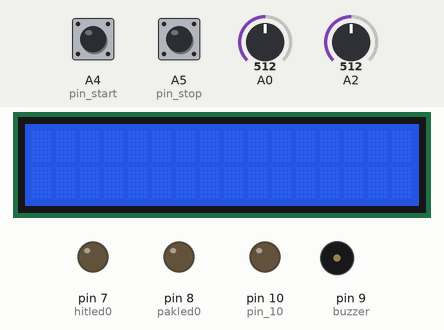
Simulated run of this sketch. Board: Arduino Uno, built with avr-gcc and run on an emulated ATmega328P. Parts: 16×2 character LCD, output pins drawn as LEDs (lit = HIGH), buzzer (waves = sounding). Dashed ring = blinking. Inputs (shaded band) come from the test bench; at power-on: A4 (pin_start) HIGH, A5 (pin_stop) HIGH, A0 = 512, A2 = 512. What the sketch prints to the serial monitor is not drawn.

Above: at 1.2 s.
1.3 s: A4 (pin_start) pulled LOW for 0.15 s
At 2.3 s:
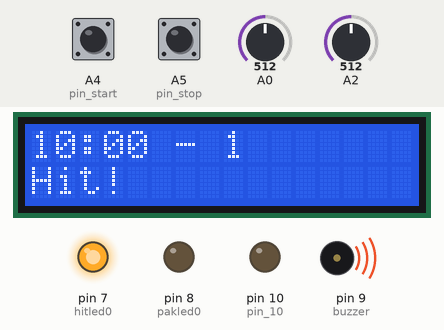
4.4 s: A5 (pin_stop) pulled LOW for 3.2 s
At 4.9 s:
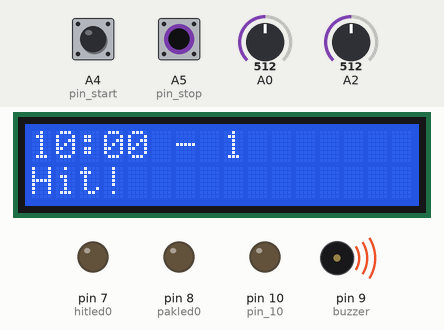
10.6 s: A4 (pin_start) pulled LOW for 1 s
At 11.5 s:
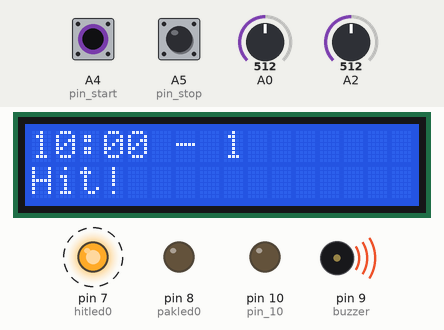
14.6 s: A4 (pin_start) driven LOW and A5 (pin_stop) driven LOW
At 16.6 s:
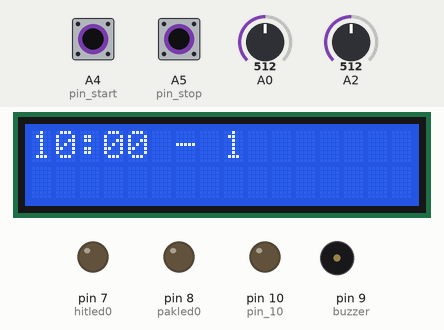
Timing chart, 0 to 18.1 s (numbered marks = the images above; inputs shaded):
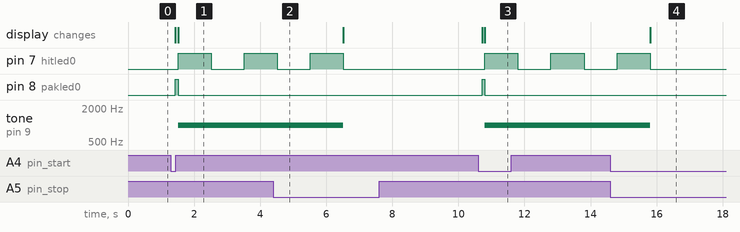

The sketch:

laserquest.ino
```cpp
/* File: laserquest
 *  Date : 09-Feb-2019
 *  Author : timt1961
 * Purpose: Test code
 *
  */
#include <LiquidCrystal.h>

int led= 13;
// Set the interface pins
const int rs = 12;
const int en = 11;
const int d4 = 5;
const int d5 = 4;
const int d6 = 3;
const int d7 = 2;

LiquidCrystal lcd( rs, en, d4, d5, d6, d7);


int hit_counter = 0;
unsigned long start_time = 0L;
// Previous time we changed led state
unsigned long previous = 0L;
int index =0;
int recharge = 1000;

const int pakled0 = 8;
const int pin_10 = 10;
const int hitled0 = 7;

const int buzzer  = 9;
const int sensor_LDR_front = A0;
const int sensor_ir_front = A1;
const int sensor_LDR_back = A2;
const int sensor_ir_back  = A3;
const int pin_start = A4;
const int pin_stop = A5;
const unsigned long max_runtime = 600000; // 10 minutes
//const unsigned long max_runtime=62000; // 1 minute 2 seconds
const unsigned long millis_per_min = 60000;

bool suit_on = false;


void setup() {
  // put your setup code here, to run once:
  Serial.begin(9600);
  Serial.print("In Setup");

  pinMode(pakled0, OUTPUT);
  pinMode(hitled0, OUTPUT);
  pinMode(pin_10, OUTPUT);
  pinMode(pin_start, INPUT); //digital
  pinMode(pin_stop, INPUT);  //digital
  pinMode(buzzer, OUTPUT);
  pak_reset();
  lcd.begin(16,2);
}

void pak_reset(){

  hit_counter = 0;
  index = 0;
  previous = 0L;
  digitalWrite(pakled0, LOW);
  digitalWrite(hitled0, LOW);
  digitalWrite(pin_10, LOW);
  noTone(buzzer);
  start_time = millis();

}
void displayStats( unsigned long timeleft, int hits){

  // convert seconds to minutes
  unsigned long mins = timeleft/ millis_per_min;
  unsigned long seconds = timeleft % millis_per_min;
  char secstr[32];
  char minstr[32];

  sprintf(secstr, "%02d", seconds/1000);
  sprintf(minstr, "%02d", mins);
  Serial.print(" displayStats: minutes:");
  Serial.print(minstr);
  Serial.print(" displayStats: seconds: ");
  Serial.print(secstr);

  Serial.print("\n");

  // Print time and hits on first line
  lcd.setCursor(0,0);
  lcd.print( minstr);
  lcd.print(":");
  lcd.print( secstr);

  lcd.print( " - ");
  lcd.print( hits);

}


void blink_suit() {
  unsigned long now = millis();

  long elapsed_secs = (now - previous)/333L;

  if ( elapsed_secs >= 1L) { //make sure a second has passed
      Serial.print("\nblink\n");
      previous = now;
      switch (index) {
         case 0:
           digitalWrite(pakled0, HIGH);
           break;
         case 1:
           digitalWrite(pakled0, LOW);
            break;
      }
      index += 1;
      if (index > 1){
        index = 0;
      }
  }
}

void coolDown() {
   // We've been hit: turn off the suit leds
   // and turn on the buzzer
   // and display hit on second line

   digitalWrite(pakled0, LOW);
   // Display the power UP
   digitalWrite(hitled0, HIGH);
   // Turn on the buzzer, freq = 1000Hz
   tone(buzzer, 1000);
   // cursor on second line
   lcd.setCursor(0, 1);
   lcd.print("Hit!");

   delay( recharge);
   digitalWrite(hitled0, LOW);
   delay(recharge);
   digitalWrite(hitled0, HIGH);
   delay(recharge);
   digitalWrite(hitled0, LOW);
   delay(recharge);
   digitalWrite(hitled0, HIGH);
   delay(recharge);
   digitalWrite(hitled0, LOW);
   // Buzzer off
   noTone(buzzer);
   // clear LCD second line
   lcd.setCursor(0, 1);
   lcd.print("      ");
}

bool sensorRead(int pin){
  int sensor_value = analogRead(pin);
  char sensstr[32];
  sprintf(sensstr, "sensor %d\n", sensor_value);
  Serial.print(sensstr);
  return (sensor_value > 365) ? true:false;
}


void suit_off() {
  digitalWrite(pakled0, LOW);
  digitalWrite(hitled0, LOW);
  digitalWrite(pin_10, HIGH);
  noTone(buzzer);
}
void loop() {
  // put your main code here, to run repeatedly:
  unsigned long current_time = millis();
  unsigned long time_elapsed = current_time - start_time;
  long time_left = max_runtime - time_elapsed;
  bool sensor1 = false;
  bool sensor2 = false;
  bool suit_start = false;
  int start_val = HIGH;
  bool suit_stop = false;
  int stop_val = HIGH;

  char pinstr[32];

  if ( suit_on ) {
    Serial.print("In Suit_on branch true\n");

     if (time_left > 0 && hit_counter < 10) {
        displayStats(time_left, hit_counter);
        blink_suit();
        sensor1 = sensorRead(sensor_LDR_front);
        sensor2 = sensorRead(sensor_LDR_back);
        if (sensor1 || sensor2) {
           hit_counter++;
           displayStats(time_left, hit_counter);
           coolDown();
        }
        if ((hit_counter >= 10) || (time_left <= 0L)){
          digitalWrite(pin_10, HIGH);
        }
        start_val = digitalRead(pin_start);

        if (start_val == LOW){
          suit_start = true;
        }
        else{
          suit_start = false;
        }
        stop_val= digitalRead(pin_stop);


        if (stop_val == LOW){
          suit_stop = true;
        }
        else {
          suit_stop = false;
        }
        // both pins pressed at same time -> reset
        if (suit_start && suit_stop){
          Serial.print("===> Resetting suit\n");
          pak_reset();
          delay(10000);
          suit_on = false;
        } else if (suit_stop) {
          Serial.print("======> Stopping suit\n");
          suit_on = false;
        }


     }
     else {
       suit_off();
     }
  }
  else {
    int start_val;
    Serial.print ("Suit is off, read pin\n");
    start_val = digitalRead(pin_start);
    if (start_val == LOW){
      Serial.print("=======> Starting Suit\n");
      suit_on = true;
      pak_reset();
    }
    else {
      Serial.print("Turn suit off\n");
      suit_on = false;
    }

  }

}
```

Measured:
- after the input at 1.3 s, pin 7 (hitled0): LOW → HIGH after 0.22 s, → LOW 1.0 s later, → HIGH 1.0 s later; pin 8 (pakled0): LOW → HIGH after 0.14 s, → LOW 0.08 s later; tone on pin 9 (buzzer): silent → 1000 Hz after 0.22 s; the display: first changes after 0.14 s (image 1 shows a later state)
- after the input at 4.4 s, pin 7 (hitled0): goes on until 6.5 s, then stays LOW; tone on pin 9 (buzzer): goes on until 6.5 s, then stays silent
- after the input at 10.6 s, pin 7 (hitled0): alternates HIGH for 1.0 s and LOW for 1.0 s, starting after 0.20 s; pin 8 (pakled0): LOW → HIGH after 0.12 s, → LOW 0.08 s later; tone on pin 9 (buzzer): silent → 1000 Hz after 0.20 s; the display: first changes after 0.12 s (image 3 shows a later state)
- after the input at 14.6 s, pin 7 (hitled0): goes on until 15.8 s, then stays LOW; tone on pin 9 (buzzer): goes on until 15.8 s, then stays silent
